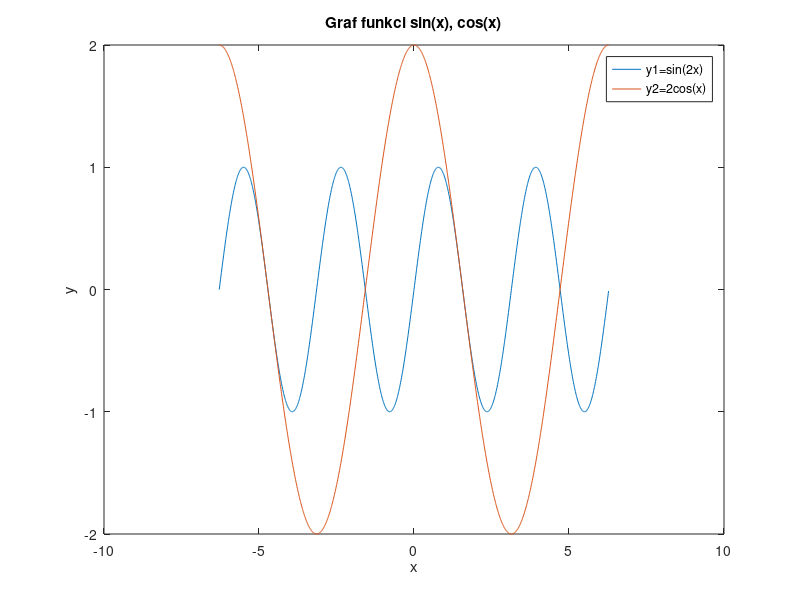

The MATLAB script that drew this image:
x = -2*pi:0.01:2*pi;
y1 = sin(2*x);
y2 = 2*cos(x);
plot(x,y1, x,y2);
title('Graf funkci sin(x), cos(x)')
legend('y1=sin(2x)','y2=2cos(x)');
xlabel('x'); ylabel('y');